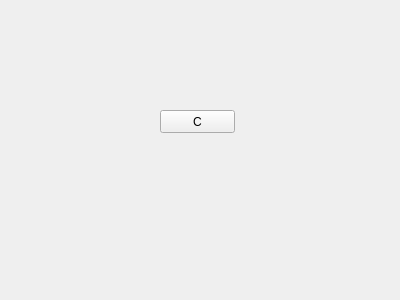
<?xml version="1.0" encoding="UTF-8"?>
<ui version="4.0">
 <class>CForm</class>
 <widget class="QWidget" name="CForm">
  <property name="geometry">
   <rect>
    <x>0</x>
    <y>0</y>
    <width>400</width>
    <height>300</height>
   </rect>
  </property>
  <property name="windowTitle">
   <string>Form</string>
  </property>
  <widget class="QPushButton" name="pushButton">
   <property name="geometry">
    <rect>
     <x>160</x>
     <y>110</y>
     <width>75</width>
     <height>23</height>
    </rect>
   </property>
   <property name="text">
    <string>C</string>
   </property>
  </widget>
 </widget>
 <resources/>
 <connections/>
</ui>
